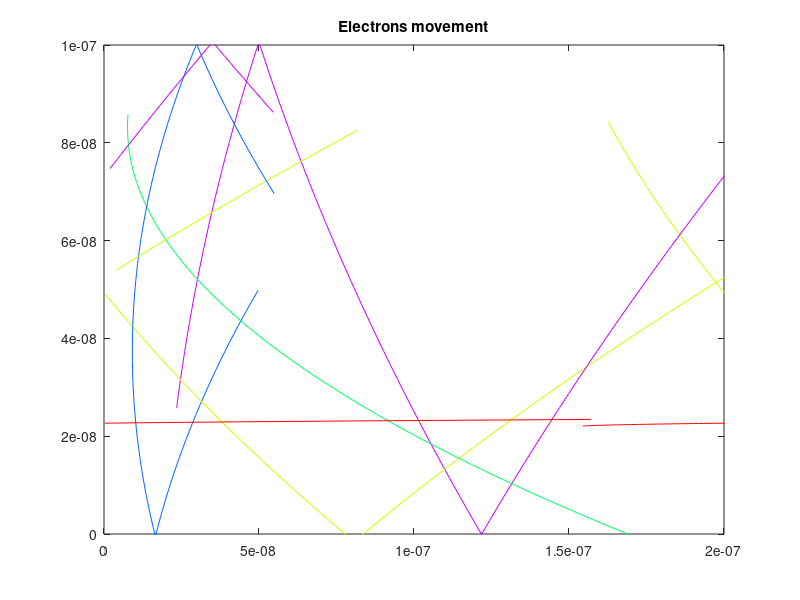
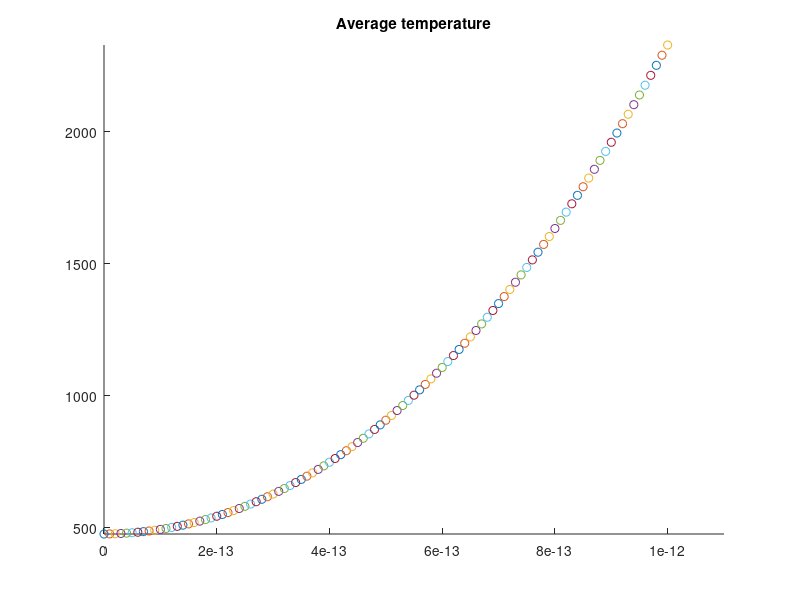
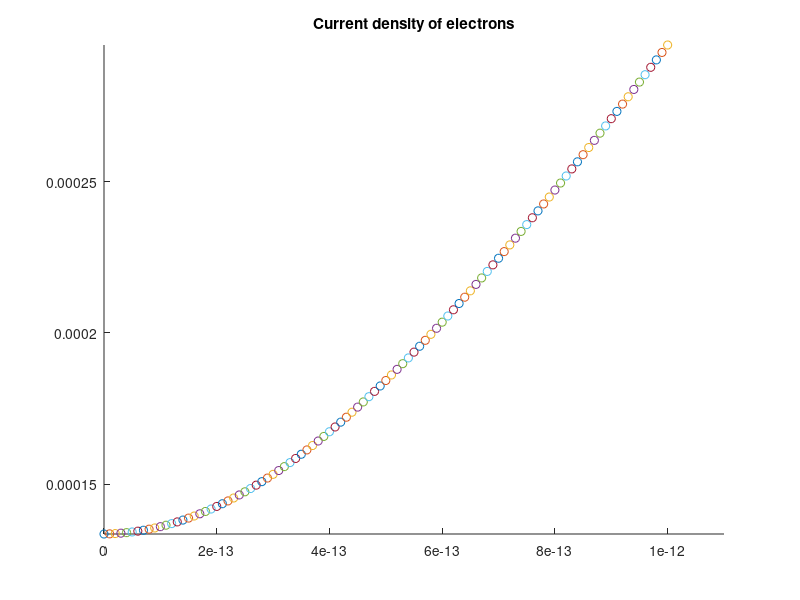
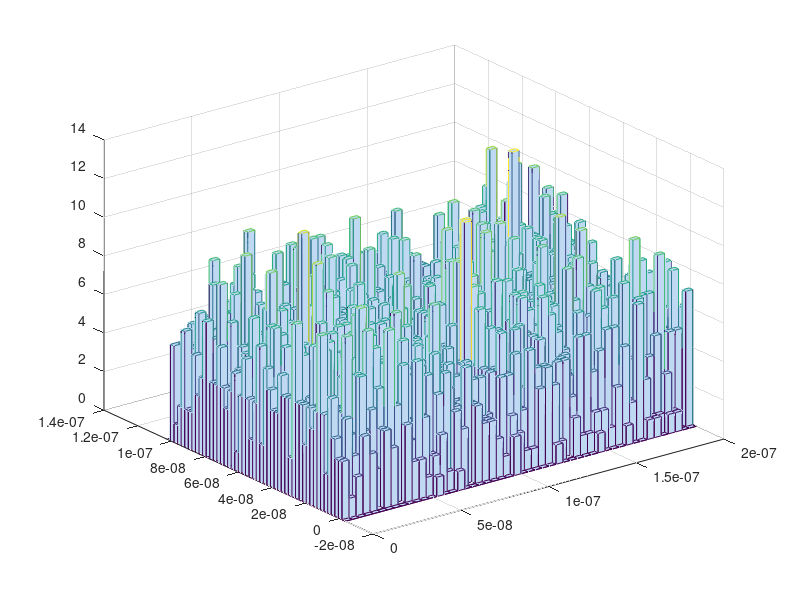

Here is the MATLAB script that generated these plots, in order:
%% Assignment 3
%% 
% 

% Reset Everything
close all
clear

% Constant
q_0 = 1.60217653e-19;                   % electron charge
m_0 = 9.10938215e-31;                   % electron mass
meff = 0.26*m_0;                        % electron effective mass
kb = 1.3806504e-23;                     % Boltzmann constant
tmn = 0.2e-12;                          % mean time between collisions

% Region Defining
L = 200e-9;
W = 100e-9;

% Current Condition and variables
num = 1e4;                              % Number of electrons
T = 300;                                % Temperature (Kelvin)
V = 0.1;                                % Voltage applied
vth_e = sqrt((kb*T)/(meff));            % Thermal velocity of an electron
vth_ex = (vth_e)*randn(num, 1);         % X-component of thermal velocity
vth_ey = (vth_e)*randn(num, 1);         % Y-component of thermal velocity
vthdis = sqrt(vth_ex.^2+vth_ey.^2);     % Distribution of electrons thermal velocity
vthav = mean(sqrt(vth_ex.^2+vth_ey.^2));% Average of thermal velocity 
MFP = vthav*tmn;                        % Mean free path of electrons
Ex = V/L;                               % Electric field on x-axis
F = Ex*q_0;                             % Force applied to electrons
accel = F/meff;                         % Acceleration of electrons

% Electrons Defining
Elec = zeros(num, 4);
Elec(:, 1) = L*rand(num, 1);
Elec(:, 2) = W*rand(num, 1);
Elec(:, 3) = vth_ex;
Elec(:, 4) = vth_ey;
% previous = zeros(num, 4);
previous = Elec;

% Electron simulation
t = 1e-12;                          % Total Time
dt = 1e-14;                         % Time Step
Psat = 1 - exp(-dt/tmn);            % Exponential Scattering Probability
numplot = 5;                        % Number of electron plotted
color = hsv(numplot);               % Colour Setup
f1 = figure;
f2 = figure;
f3 = figure;
f4 = figure;
f5 = figure;
    
for n = 0:dt:t 
    
    Elec(:, 3) = Elec(:, 3)+ accel*dt;
    
%     if Psat > rand()
%         vth_ex = (vth_e/sqrt(2))*randn(num, 1); 
%         vth_ey = (vth_e/sqrt(2))*randn(num, 1);
%         Elec(:, 3) = vth_ex;
%         Elec(:, 4) = vth_ey;
%     end
    
    for p = 1:1:num
        previous(p, 1) = Elec(p, 1);
        previous(p, 2) = Elec(p, 2);
        Elec(p, 1) = Elec(p, 1)+ Elec(p, 3)*dt;
        Elec(p, 2) = Elec(p, 2)+ Elec(p, 4)*dt;
    end
    
    % Plotting limited amount of electrons
    set(0, 'CurrentFigure', f1)
    for q = 1:1:numplot
        title('Electrons movement');
        plot([previous(q, 1), Elec(q, 1)], [previous(q, 2), Elec(q,2)], 'color', color(q, :))
        xlim([0 L])
        ylim([0 W])
        hold on
    end
    
    % Setting up the boundaries
    for o = 1:1:num
        % Looping on x-axis
        if Elec(o, 1) > L                       
            Elec(o, 1) = Elec(o, 1) - L;
            previous = Elec;
        end
        if Elec(o, 1) < 0
            Elec(o, 1) = Elec(o, 1) + L;
            previous = Elec;
        end
        % Reflecting on y-axis
        if Elec(o, 2) > W || Elec(o, 2) < 0
            Elec(o, 4) = -1*Elec(o, 4);
        end
    end
    
    % Plotting average temperature
    vaver = mean(sqrt(Elec(:, 3).^2 + Elec(:, 4).^2)); % Average thermal velocity
    aveT = (meff*vaver^2)/(kb);              % Average temperature
    set(0, 'CurrentFigure', f2)
    scatter(n, aveT, 'r.')
    axis tight
    title('Average temperature');
    hold on
    
    % Plotting Current density
    set(0, 'CurrentFigure', f3)
    I = vaver*num*Ex*q_0;                      % Drift current of electron
    scatter(n, I, 'g.')
    axis tight
    title('Current density of electrons');
    hold on
    pause(0.001)
    
end

% Electron Density map
set(0, 'CurrentFigure', f4)
hist3(Elec(:, 1:2), [50 50]);

% Temperature map
%set(0, 'CurrentFigure', f5)